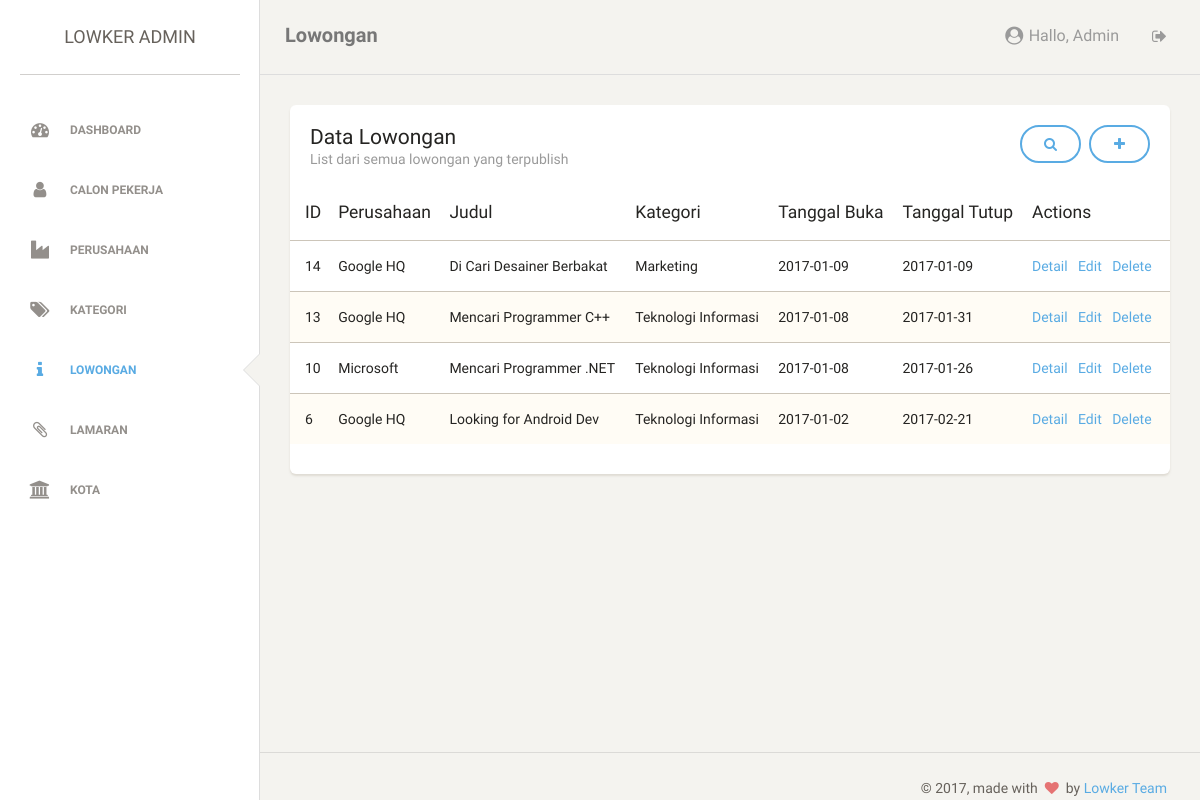
Screenshot of /admin/lowongan.php (signed in) with the database file from the repository.
### tables this page shows
CREATE TABLE IF NOT EXISTS lowongan(
    lowongan_id INT(11) AUTO_INCREMENT PRIMARY KEY,
    perusahaan_id INT(11) NOT NULL,
    kategori_id INT(11) NOT NULL,
    lowongan_judul VARCHAR(51) NOT NULL,
    lowongan_deskripsi TEXT NOT NULL,
    lowongan_tgl_buka DATE NOT NULL,
    lowongan_tgl_tutup DATE NOT NULL,

    CONSTRAINT fk_lowongan_perusahaan FOREIGN KEY (perusahaan_id) REFERENCES perusahaan(perusahaan_id) ON DELETE CASCADE ON UPDATE CASCADE,
    CONSTRAINT fk_lowongan_kategori FOREIGN KEY (kategori_id) REFERENCES kategori(kategori_id) ON DELETE CASCADE ON UPDATE CASCADE
);

CREATE TABLE IF NOT EXISTS perusahaan(
    perusahaan_id INT(11) PRIMARY KEY,
    perusahaan_nama VARCHAR(51) UNIQUE NOT NULL,
    perusahaan_alamat VARCHAR(101),
    kota_id INT(11),
    perusahaan_email VARCHAR(51) NOT NULL,
    perusahaan_telepon VARCHAR(13),
    
    CONSTRAINT fk_perusahaan_kota FOREIGN KEY (kota_id) REFERENCES kota(kota_id) ON DELETE SET NULL ON UPDATE CASCADE,
    CONSTRAINT fk_perusahaan_login FOREIGN KEY (perusahaan_id) REFERENCES login(login_id) ON DELETE CASCADE ON UPDATE CASCADE
);

CREATE TABLE IF NOT EXISTS kategori(
    kategori_id INT(11) AUTO_INCREMENT PRIMARY KEY,
    kategori_nama VARCHAR(21) UNIQUE NOT NULL
);

### admin/lowongan.php (the view, shortened to what this page needs)
<?php
	require "../php/connection.php";
?>
    <!doctype html>
    <html lang="en">
    <head>
        <link href="../css/bootstrap.min.css" rel="stylesheet" />
        <link href="../css/style.css" rel="stylesheet" />
        <link href="../font-awesome/css/font-awesome.min.css" rel="stylesheet">
    </head>
    <body>
        <div class="wrapper">
            <div class="sidebar" data-background-color="white" data-active-color="info">
                <div class="sidebar-wrapper">
                    <div class="logo">
                        <a href="#" class="simple-text">
                        Lowker Admin
                    </a>
                    </div>
                    <ul class="nav">
                        <li>
                            <a href="dashboard.php">
                                <i class="fa fa-dashboard" style="font-size: 18px;"></i>
                                <p>Dashboard</p>
                            </a>
                        </li>
                        <li>
                            <a href="calonpekerja.php">
                                <i class="fa fa-user" style="font-size: 18px;"></i>
                                <p>Calon Pekerja</p>
                            </a>
                        </li>
                        <li>
                            <a href="perusahaan.php">
                                <i class="fa fa-industry" style="font-size: 18px;"></i>
                                <p>Perusahaan</p>
                            </a>
                        </li>
                        <li>
                            <a href="kategori.php">
                                <i class="fa fa-tags" style="font-size: 18px;"></i>
                                <p>Kategori</p>
                            </a>
                        </li>
                        <li class="active">
                            <a href="lowongan.php">
                                <i class="fa fa-info" style="font-size: 18px;"></i>
                                <p>Lowongan</p>
                            </a>
                        </li>
                        <li>
                            <a href="lamaran.php">
                                <i class="fa fa-paperclip" style="font-size: 18px;"></i>
                                <p>Lamaran</p>
                            </a>
                        </li>
                        <li>
                            <a href="kota.php">
                                <i class="fa fa-bank" style="font-size: 18px;"></i>
                                <p>Kota</p>
                            </a>
                        </li>
                    </ul>
                </div>
            </div>
            <div class="main-panel">
                <nav class="navbar navbar-default">
                    <div class="container-fluid">
                        <div class="navbar-header">
                            <a class="navbar-brand" href="#">Lowongan</a>
                        </div>
                        <div class="collapse navbar-collapse">
                            <ul class="nav navbar-nav navbar-right">
                                <li>
                                    <a href="profil_edit.php">
                                        <p>
                                            <i class="fa fa-user-circle" style="font-size: 18px;"></i> Hallo,
                                            <?php echo $_SESSION['admin_nama'];?>
                                        </p>
                                    </a>
                                </li>
                                <li>
                                    <a href="../php/logout.php">
                                        <i class="fa fa-sign-out"></i>
                                    </a>
                                </li>
                            </ul>
                        </div>
                    </div>
                </nav>
                <div class="content">
                    <div class="container-fluid">
                        <div class="row">
                            <div class="col-md-12">
                                <div class="card">
                                    <div class="header">
                                        <a href="lowongan_tambah.php" class="btn btn-info pull-right"><i class="fa fa-plus"></i></a>
                                        <a href="#" data-toggle="modal" data-target="#search" class="btn btn-info pull-right" style="margin-right: 8px;"><i class="fa fa-search"></i></a>
                                                <h4 class="title">Data Lowongan</h4>
                                                <p class="category">List dari semua lowongan yang terpublish</p>
                                    </div>
                                    <div class="content table-responsive table-full-width">
                                        <table class="table table-striped">
                                            <thead>
                                                <th>ID</th>
                                                <th>Perusahaan</th>
                                                <th>Judul</th>
                                                <th>Kategori</th>
                                                <th>Tanggal Buka</th>
                                                <th>Tanggal Tutup</th>
                                                <th>Actions</th>
                                            </thead>
                                            <tbody>
                                                <?php
                                                    if(isset($_GET['nama'])){
                                                        $strQuery = "SELECT l.lowongan_id, p.perusahaan_id, p.perusahaan_nama, k.kategori_id, k.kategori_nama,
                                                        l.lowongan_judul, l.lowongan_deskripsi, l.lowongan_tgl_buka, l.lowongan_tgl_tutup
                                                        FROM lowongan l INNER JOIN perusahaan p ON l.perusahaan_id = p.perusahaan_id
                                                        INNER JOIN kategori k ON l.kategori_id = k.kategori_ID
                                                        WHERE l.lowongan_judul LIKE '%$_GET[nama]%' OR p.perusahaan_nama LIKE '%$_GET[nama]%' ORDER BY lowongan_id DESC";
                                                    }else {
                                                        $strQuery = "SELECT l.lowongan_id, p.perusahaan_id, p.perusahaan_nama, k.kategori_id, k.kategori_nama,
                                                        l.lowongan_judul, l.lowongan_deskripsi, l.lowongan_tgl_buka, l.lowongan_tgl_tutup
                                                        FROM lowongan l INNER JOIN perusahaan p ON l.perusahaan_id = p.perusahaan_id
                                                        INNER JOIN kategori k ON l.kategori_id = k.kategori_ID
                                                        ORDER BY lowongan_id DESC";
                                                    }
                                                    $query = mysqli_query($connection, $strQuery);
                                                    $i = 0;
                                                    while($result = mysqli_fetch_assoc($query)){
                                                        echo "<tr>";
                                                        echo "<td>$result[lowongan_id]</td>";
                                                        echo "<td>$result[perusahaan_nama]</td>";
                                                        echo "<td>$result[lowongan_judul]</td>";
                                                        echo "<td>$result[kategori_nama]</td>";
                                                        echo "<td>$result[lowongan_tgl_buka]</td>";
                                                        echo "<td>$result[lowongan_tgl_tutup]</td>";
                                                        echo "<td><a href='lowongan_detail.php?id=$result[lowongan_id]'>Detail</a>";
                                                        echo "<a href='lowongan_edit.php?id=$result[lowongan_id]'>Edit</a>";
                                                        echo "<a href=# data-toggle=modal data-target=#delete$i>Delete</a></td>";
                                                        echo "</tr>";
                                                ?>
                                                    <?php
                                                        $i++;
                                                    }
                                                ?>
                                            </tbody>
                                        </table>
                                    </div>
                                </div>
                            </div>
                        </div>
                    </div>
                </div>
                <footer class="footer">
                    <div class="container-fluid">
                        <div class="copyright pull-right">
                            &copy;
                            , made with <i class="fa fa-heart heart"></i> by <a href="#">Lowker Team</a>
                        </div>
                    </div>
                </footer>
            </div>
        </div>
    </body>
    </html>

### rows the page displays
lowongan: lowongan_id "14", perusahaan.perusahaan_nama "Google HQ", lowongan_judul "Di Cari Desainer Berbakat", kategori.kategori_nama "Marketing", lowongan_tgl_buka "2017-01-09", lowongan_tgl_tutup "2017-01-09"
lowongan: lowongan_id "13", perusahaan.perusahaan_nama "Google HQ", lowongan_judul "Mencari Programmer C++", kategori.kategori_nama "Teknologi Informasi", lowongan_tgl_buka "2017-01-08", lowongan_tgl_tutup "2017-01-31"
lowongan: lowongan_id "10", perusahaan.perusahaan_nama "Microsoft", lowongan_judul "Mencari Programmer .NET", kategori.kategori_nama "Teknologi Informasi", lowongan_tgl_buka "2017-01-08", lowongan_tgl_tutup "2017-01-26"
lowongan: lowongan_id "6", perusahaan.perusahaan_nama "Google HQ", lowongan_judul "Looking for Android Dev", kategori.kategori_nama "Teknologi Informasi", lowongan_tgl_buka "2017-01-02", lowongan_tgl_tutup "2017-02-21"

### other values shown
$_SESSION['admin_nama'] "Admin"
